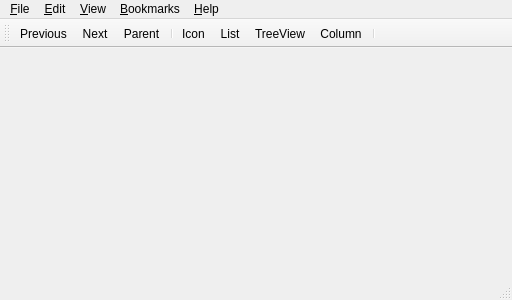
<?xml version="1.0" encoding="UTF-8"?>
<ui version="4.0">
 <class>MainWindow</class>
 <widget class="QMainWindow" name="MainWindow">
  <property name="geometry">
   <rect>
    <x>0</x>
    <y>0</y>
    <width>512</width>
    <height>300</height>
   </rect>
  </property>
  <property name="minimumSize">
   <size>
    <width>128</width>
    <height>64</height>
   </size>
  </property>
  <property name="windowTitle">
   <string>Wanderer</string>
  </property>
  <widget class="QWidget" name="centralWidget">
   <layout class="QHBoxLayout" name="horizontalLayout"/>
  </widget>
  <widget class="QMenuBar" name="menuBar">
   <property name="geometry">
    <rect>
     <x>0</x>
     <y>0</y>
     <width>512</width>
     <height>22</height>
    </rect>
   </property>
   <widget class="QMenu" name="menu_File">
    <property name="title">
     <string>&amp;File</string>
    </property>
    <addaction name="actionNew_Tab"/>
    <addaction name="actionNew_Window"/>
    <addaction name="separator"/>
    <addaction name="actionCreate_New_FIle"/>
    <addaction name="actionCreate_New_Folder"/>
    <addaction name="separator"/>
    <addaction name="actionProperties"/>
    <addaction name="separator"/>
    <addaction name="actionClose_All_Window"/>
    <addaction name="actionClose"/>
    <addaction name="separator"/>
    <addaction name="separator"/>
   </widget>
   <widget class="QMenu" name="menu_Edit">
    <property name="title">
     <string>&amp;Edit</string>
    </property>
    <addaction name="actionUndo"/>
    <addaction name="actionRedo"/>
    <addaction name="separator"/>
    <addaction name="actionCut"/>
    <addaction name="actionCopy"/>
    <addaction name="actionPaste"/>
    <addaction name="separator"/>
    <addaction name="actionSelect_All"/>
    <addaction name="actionSelect_Item_Matching"/>
    <addaction name="actionInvert_Selection"/>
    <addaction name="separator"/>
    <addaction name="actionRename"/>
    <addaction name="separator"/>
    <addaction name="actionDelete"/>
    <addaction name="separator"/>
    <addaction name="actionPreference"/>
   </widget>
   <widget class="QMenu" name="menu_View">
    <property name="title">
     <string>&amp;View</string>
    </property>
    <widget class="QMenu" name="menuView_Mode">
     <property name="title">
      <string>View Mode</string>
     </property>
     <addaction name="actionIcon"/>
     <addaction name="actionList"/>
     <addaction name="actionCompact"/>
     <addaction name="actionColumn"/>
    </widget>
    <addaction name="actionReload"/>
    <addaction name="separator"/>
    <addaction name="actionSidebar"/>
    <addaction name="actionMain_Toolbar"/>
    <addaction name="actionMenu_bar"/>
    <addaction name="actionStatus_Bar"/>
    <addaction name="separator"/>
    <addaction name="actionReset_View_To_Defaults"/>
    <addaction name="separator"/>
    <addaction name="actionZoom_In"/>
    <addaction name="actionZoom_Out"/>
    <addaction name="actionNormal_Size"/>
    <addaction name="separator"/>
    <addaction name="menuView_Mode"/>
   </widget>
   <widget class="QMenu" name="menuHelp">
    <property name="title">
     <string>&amp;Help</string>
    </property>
    <addaction name="actionHelp"/>
    <addaction name="actionAbout"/>
   </widget>
   <widget class="QMenu" name="menuBookmarks">
    <property name="title">
     <string>&amp;Bookmarks</string>
    </property>
    <addaction name="actionAdd_Bookmark"/>
    <addaction name="actionEdit_Bookmarks"/>
   </widget>
   <addaction name="menu_File"/>
   <addaction name="menu_Edit"/>
   <addaction name="menu_View"/>
   <addaction name="menuBookmarks"/>
   <addaction name="menuHelp"/>
  </widget>
  <widget class="QToolBar" name="mainToolBar">
   <attribute name="toolBarArea">
    <enum>TopToolBarArea</enum>
   </attribute>
   <attribute name="toolBarBreak">
    <bool>false</bool>
   </attribute>
   <addaction name="actionPrevious"/>
   <addaction name="actionNext"/>
   <addaction name="actionParent"/>
   <addaction name="separator"/>
   <addaction name="actionIconView"/>
   <addaction name="actionListView"/>
   <addaction name="actionTreeView"/>
   <addaction name="actionColumnView"/>
   <addaction name="separator"/>
  </widget>
  <widget class="QStatusBar" name="statusBar"/>
  <action name="actionNew_Tab">
   <property name="text">
    <string>New Tab</string>
   </property>
  </action>
  <action name="actionNew_Window">
   <property name="text">
    <string>New Window</string>
   </property>
  </action>
  <action name="actionCreate_New_FIle">
   <property name="text">
    <string>Create New FIle</string>
   </property>
  </action>
  <action name="actionCreate_New_Folder">
   <property name="text">
    <string>Create New Folder</string>
   </property>
  </action>
  <action name="actionProperties">
   <property name="text">
    <string>Properties</string>
   </property>
  </action>
  <action name="actionClose_All_Window">
   <property name="text">
    <string>Close All Window</string>
   </property>
  </action>
  <action name="actionClose">
   <property name="text">
    <string>Close</string>
   </property>
  </action>
  <action name="actionUndo">
   <property name="text">
    <string>Undo</string>
   </property>
  </action>
  <action name="actionRedo">
   <property name="text">
    <string>Redo</string>
   </property>
  </action>
  <action name="actionCut">
   <property name="text">
    <string>Cut</string>
   </property>
  </action>
  <action name="actionCopy">
   <property name="text">
    <string>Copy</string>
   </property>
  </action>
  <action name="actionPaste">
   <property name="text">
    <string>Paste</string>
   </property>
  </action>
  <action name="actionSelect_All">
   <property name="text">
    <string>Select All</string>
   </property>
  </action>
  <action name="actionSelect_Item_Matching">
   <property name="text">
    <string>Select Item Matching</string>
   </property>
  </action>
  <action name="actionInvert_Selection">
   <property name="text">
    <string>Invert Selection</string>
   </property>
  </action>
  <action name="actionRename">
   <property name="text">
    <string>Rename</string>
   </property>
  </action>
  <action name="actionDelete">
   <property name="text">
    <string>Delete</string>
   </property>
  </action>
  <action name="actionPreference">
   <property name="text">
    <string>Preference</string>
   </property>
  </action>
  <action name="actionReload">
   <property name="text">
    <string>Reload</string>
   </property>
  </action>
  <action name="actionSidebar">
   <property name="text">
    <string>Sidebar</string>
   </property>
  </action>
  <action name="actionMain_Toolbar">
   <property name="text">
    <string>Main Toolbar</string>
   </property>
  </action>
  <action name="actionMenu_bar">
   <property name="text">
    <string>Menubar</string>
   </property>
  </action>
  <action name="actionStatus_Bar">
   <property name="text">
    <string>Statusbar</string>
   </property>
  </action>
  <action name="actionReset_View_To_Defaults">
   <property name="text">
    <string>Reset View To Defaults</string>
   </property>
  </action>
  <action name="actionZoom_In">
   <property name="text">
    <string>Zoom In</string>
   </property>
  </action>
  <action name="actionZoom_Out">
   <property name="text">
    <string>Zoom Out</string>
   </property>
  </action>
  <action name="actionNormal_Size">
   <property name="text">
    <string>Normal Size</string>
   </property>
  </action>
  <action name="actionList_View">
   <property name="text">
    <string>List View</string>
   </property>
  </action>
  <action name="actionCompact_View">
   <property name="text">
    <string>Compact View</string>
   </property>
  </action>
  <action name="actionColumn_View">
   <property name="text">
    <string>Column View</string>
   </property>
  </action>
  <action name="actionIcon">
   <property name="text">
    <string>Icon</string>
   </property>
  </action>
  <action name="actionList">
   <property name="text">
    <string>List</string>
   </property>
  </action>
  <action name="actionCompact">
   <property name="text">
    <string>Compact</string>
   </property>
  </action>
  <action name="actionColumn">
   <property name="text">
    <string>Column</string>
   </property>
  </action>
  <action name="actionHelp">
   <property name="text">
    <string>Help</string>
   </property>
  </action>
  <action name="actionAbout">
   <property name="text">
    <string>About</string>
   </property>
  </action>
  <action name="actionAdd_Bookmark">
   <property name="text">
    <string>Add Bookmark</string>
   </property>
  </action>
  <action name="actionEdit_Bookmarks">
   <property name="text">
    <string>Edit Bookmarks</string>
   </property>
  </action>
  <action name="actionPrevious">
   <property name="icon">
    <iconset resource="menu_bar_icons.qrc">
     <normaloff>:/menubar/direction/Resources/my_icons/direction/left.1.png</normaloff>
     <normalon>Resources/icons/hicolor/actions/16x16/menu-sort-left-free.png</normalon>:/menubar/direction/Resources/my_icons/direction/left.1.png</iconset>
   </property>
   <property name="text">
    <string>Previous</string>
   </property>
   <property name="toolTip">
    <string>Go to the previous visited location</string>
   </property>
  </action>
  <action name="actionNext">
   <property name="icon">
    <iconset>
     <normalon>:/menubar/direction/Resources/my_icons/direction/right.2.png</normalon>
    </iconset>
   </property>
   <property name="text">
    <string>Next</string>
   </property>
   <property name="toolTip">
    <string>Go to the next visited location</string>
   </property>
  </action>
  <action name="actionParent">
   <property name="icon">
    <iconset>
     <normalon>:/menubar/direction/Resources/my_icons/direction/top.1.png</normalon>
    </iconset>
   </property>
   <property name="text">
    <string>Parent</string>
   </property>
   <property name="toolTip">
    <string>Go to the parent directory</string>
   </property>
  </action>
  <action name="actionIconView">
   <property name="icon">
    <iconset>
     <normalon>:/menubar/view-mode/Resources/my_icons/view_mode/icon_view/icon_view.png</normalon>
     <activeon>:/menubar/view-mode/Resources/my_icons/view_mode/icon_view/icon_view_inverted.png</activeon>
     <selectedon>:/menubar/view-mode/Resources/my_icons/view_mode/icon_view/icon_view_inverted.png</selectedon>
    </iconset>
   </property>
   <property name="text">
    <string>Icon</string>
   </property>
  </action>
  <action name="actionListView">
   <property name="icon">
    <iconset>
     <normalon>:/menubar/view-mode/Resources/my_icons/view_mode/list_View/list_view_2.png</normalon>
     <activeon>:/menubar/view-mode/Resources/my_icons/view_mode/list_View/list_view_1.png</activeon>
     <selectedon>:/menubar/view-mode/Resources/my_icons/view_mode/column_view/column_view_inverted.png</selectedon>
    </iconset>
   </property>
   <property name="text">
    <string>List</string>
   </property>
  </action>
  <action name="actionColumnView">
   <property name="icon">
    <iconset>
     <normalon>:/menubar/view-mode/Resources/my_icons/view_mode/column_view/column_view.png</normalon>
     <activeon>:/menubar/view-mode/Resources/my_icons/view_mode/column_view/column_view_inverted.png</activeon>
     <selectedon>:/menubar/view-mode/Resources/my_icons/view_mode/column_view/column_view_inverted.png</selectedon>
    </iconset>
   </property>
   <property name="text">
    <string>Column</string>
   </property>
  </action>
  <action name="actionTreeView">
   <property name="icon">
    <iconset>
     <normalon>:/menubar/view-mode/Resources/my_icons/view_mode/tree_view/tree-1.png</normalon>
     <activeon>:/menubar/view-mode/Resources/my_icons/view_mode/tree_view/tree-2.png</activeon>
     <selectedon>:/menubar/view-mode/Resources/my_icons/view_mode/tree_view/tree-2.png</selectedon>
    </iconset>
   </property>
   <property name="text">
    <string>TreeView</string>
   </property>
  </action>
 </widget>
 <layoutdefault spacing="6" margin="11"/>
 <resources>
  <include location="menu_bar_icons.qrc"/>
 </resources>
 <connections/>
</ui>
